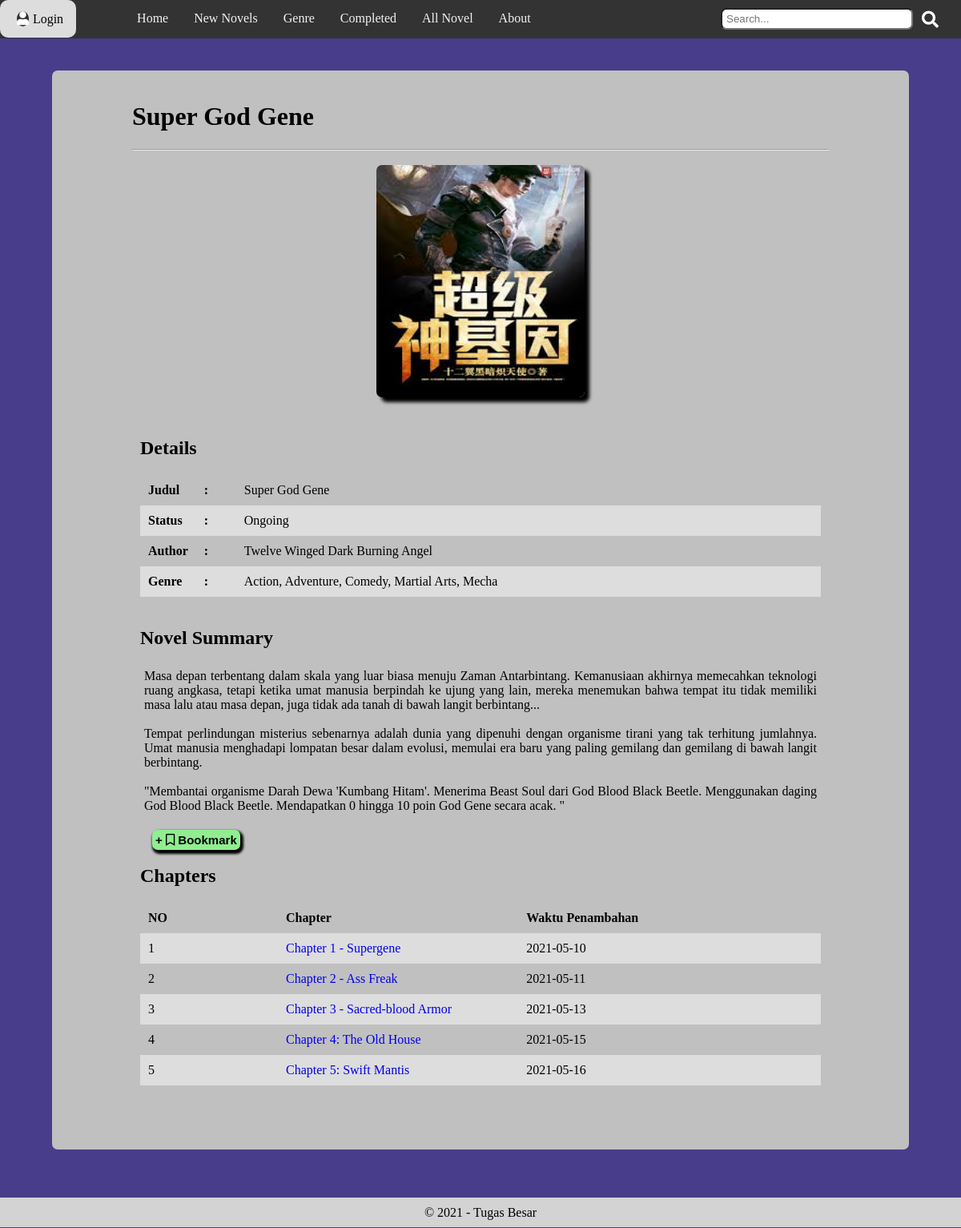
The page /NOVEL.php?id_novel=IDN-2 on the database its author committed.
### tables this page shows
CREATE TABLE `tb_chapters` (
  `id_ch` int(100) NOT NULL,
  `id_novel` varchar(100) NOT NULL,
  `no` varchar(30) NOT NULL,
  `chapter` varchar(100) NOT NULL,
  `isi` text NOT NULL,
  `tgl_masuk` date NOT NULL
);

CREATE TABLE `tb_novels` (
  `id_novel` varchar(30) NOT NULL,
  `judul_novel` varchar(50) NOT NULL,
  `gambar_novel` varchar(50) NOT NULL,
  `author_novel` varchar(50) NOT NULL,
  `status_novel` varchar(30) NOT NULL,
  `genre_novel` varchar(100) NOT NULL,
  `deskripsi_novel` text NOT NULL
);

### NOVEL.php (the view, shortened to what this page needs)
<?php
include('db/koneksi.php');
?>
<html>
<head>
  <link rel="stylesheet" href="https://pro.fontawesome.com/releases/v5.10.0/css/all.css"
 />
</head>
<body>
<div class="topnav">
<?php
  if (isset($_SESSION['user'])){
    echo "<a href='LOGOUT.php'><span class='iout'><i class='fad fa-sign-out-alt'></i></span>Logout</a>
          <a href='BOOKMARK.php' style='margin-right: 50px'><span class='ibookmark'><i class='far fa-bookmark'></i></span>Bookmark</a>";
  }
  else{
    echo "<a href='LOGIN.php' style='margin-right: 50px'><span class='iuser'><i class='fas fa-user'></i></span>Login</a>";
  }
?>
  <a href="HOME.php"><span class='ihome'><i class="fas fa-home-lg"></i></span>Home</a>
  <a href="NEW NOVELS.php">New Novels</a>
  <a href="GENRE.php">Genre</a>
  <a href="COMPLETED.php">Completed</a>
  <a href="AllNovel.php">All Novel</a>
  <a href="ABOUT.php">About</a>
  <form method="GET" action="AllNovel.php">
    <button class="isrc" type="submit" name="cari" style="width: 30px;"><i class="fas fa-search"></i></button>
    <input class="src" type="text" name="keyword" placeholder="Search...">
  </form>
</div>
<div class="konten">
  <?php
    $id = $_GET['id_novel'];
    if (isset($_GET['cari'])){
      $key = $_GET['keyword'];
      $cari = "SELECT * FROM tb_novels where judul_novel LIKE '%$key%'" ;
    }else{
      $cari = "SELECT tb_novels.*,tb_chapters.* FROM tb_novels,tb_chapters WHERE tb_novels.id_novel = '$id' AND tb_novels.id_novel=tb_chapters.id_novel";
    }
    $tampil = mysqli_query($koneksi, $cari);
    while ($data = mysqli_fetch_assoc($tampil)){
      ?>
  <br>
  <h1><?php echo $data['judul_novel']; ?></h1>
  <hr>
<div class="row">
      <div class="column">
        <img src="foto/<?php echo $data['gambar_novel']; ?>" alt="" class="gambar" style="display:block; margin-left:auto; margin-right:auto; border-radius: 7px; box-shadow: 6px 6px 4px black;">
      </div>
</div>
      <div class="column1">
        <h2>Details</h2>
        <table>
          <tr>
            <th>Judul</th>
            <th>:</th>
            <td><?php echo $data['judul_novel']; ?></td>
          </tr>
          <tr>
            <th>Status</th>
            <th>:</th>
            <td><?php echo $data['status_novel']; ?></td>
          </tr>
          <tr>
            <th>Author</th>
            <th>:</th>
            <td><?php echo $data['author_novel']; ?></td>
          </tr>
          <tr>
            <th>Genre</th>
            <th>:</th>
            <td><?php echo $data['genre_novel']; ?></td>
          </tr>
        </table><br>
        <h2>Novel Summary</h2>
        <p style="text-align: justify; padding: 5px;"><?php echo $data['deskripsi_novel']; ?></p>
        <?php
        if (isset($_SESSION['user'])){
          $bk = 0;
          $idn = $_GET['id_novel'];
          $user = $_SESSION['user'];
          $tmpl = mysqli_query($koneksi, "SELECT * FROM tb_bookmark");
          while ($data = mysqli_fetch_assoc($tmpl)){
            if ($idn == $data['id_novel']){
              $bk+=1;
            }
          }
          if ($bk == 0){
            echo "<a href='Tambah Bookmark.php?id_novel=".$idn."'><button class='addbk'>+ <i class='far fa-bookmark'></i> Bookmark</button></a>";
          }
          else{
            echo "<span style='margin-left:15px;'><i class='far fa-bookmark'><b> Added</b></i></span>";
          }
        }
        else{
          echo "<form method='POST'><button class='addbk' name='logn'>+ <i class='far fa-bookmark'></i> Bookmark</button></form>";
        }
        ?>
        <h2>Chapters</h2>
        <table>
          <tr>
            <th>NO</th>
            <th>Chapter</th>
            <th>Waktu Penambahan</th>
          </tr>
          <?php
          $no = 1;
          $tampil = mysqli_query($koneksi, "SELECT tb_novels.*,tb_chapters.* FROM tb_novels,tb_chapters WHERE tb_novels.id_novel = '$id' AND tb_novels.id_novel=tb_chapters.id_novel");
          while ($data = mysqli_fetch_assoc($tampil)){
            ?>
              <tr>
                <td><?php echo $no; ?></td>
                <td><?php echo "<a href='ISI CHAPTER.php?id_novel=".$data['id_novel']." && no=".$data['no']."'>".$data['chapter']."</a>"; ?></td>
                <td><?php echo $data['tgl_masuk']; ?></td>
              </tr>
              <?php $no++; ?>
          <?php
            } ?>
        </table>
      </div>
  <?php
    } ?>
</div>
<div class="footer">
  <p style="padding: 10px;">&copy; 2021 - Tugas Besar</p>
</div>
</body>
</html>

### NOVEL.php (style rules this page uses)
* { box-sizing: border-box; }
body { margin: 0; background-color: #483D8B }
.konten { margin-top: 40px; margin-left: 65px; margin-right: 65px; margin-bottom: 60px; background: #C0C0C0; padding-right: 100px; padding-left: 100px; padding-bottom: 70px; border-radius: 7px; }
.topnav { overflow: hidden; background-color: #333; }
.topnav a { float: left; display: block; color: #f2f2f2; text-align: center; padding: 14px 16px; text-decoration: none; }
.column { width: 100%; height: 320px; padding: 10px; }
.column1 { width: 100%; padding: 10px; }
.row:after { content: ""; display: table; clear: both; }
img { width: 260px; height: 290px; }
.footer { background-color: #D3D3D3; height: 37px; text-align: center; }
table { border-collapse: collapse; width: 100%; }
tr:nth-child(even) { background-color:#ddd; }
th { text-align: left; padding: 10px; width: 50px; }
td { text-align: left; align: left; padding: 10px; }
a { text-decoration: none; }
.src { float: right; margin: 10px 0px 10px 10px; height: 27px; width: 20%; border-radius: 7px; padding: 5px; }
.isrc { float: right; margin: 9px 25px 9px 5px; height: 30px; border:none; color: white; font-size: 21px; background-color: #333; }
.iuser { margin: 1px 5px; border:none; color: white; font-size: 17px; background-color: #333; border-radius: 50%; }
.addbk { margin-left:15px; padding : 4px; font-size: 15px; border: none; border-radius: 7px; background-color: lightgreen; font-weight: bold; box-shadow: 2px 3px 3px 2px black; }

### rows shown on the page
tb_chapters: id_novel.judul_novel "Super God Gene", id_novel.gambar_novel (picture), id_novel.status_novel "Ongoing", id_novel.author_novel "Twelve Winged Dark Burning Angel", id_novel.genre_novel "Action, Adventure, Comedy, Martial Arts, Mecha", id_novel.deskripsi_novel "Masa depan terbentang dalam skala yang luar biasa menuju Zaman Antarbintang. Kemanusiaan akhirnya memecahkan teknologi ruang angkasa, tetapi ketika umat manusia berpindah ke ujung yang lain, mereka menemukan bahwa tempat itu tidak memiliki masa lalu atau masa depan, juga tidak ada tanah di bawah langit berbintang... Tempat perlindungan misterius sebenarnya adalah dunia yang dipenuhi dengan organisme tirani yang tak terhitung jumlahnya. Umat manusia menghadapi lompatan besar dalam evolusi, memulai era baru yang paling gemilang dan gemilang di bawah langit berbintang. \"Membantai organisme Darah Dewa 'Kumbang Hitam'. Menerima Beast Soul dari God Blood Black Beetle. Menggunakan daging God Blood…", chapter "Chapter 1 - Supergene", tgl_masuk "2021-05-10"
tb_chapters: chapter "Chapter 2 - Ass Freak", tgl_masuk "2021-05-11"
tb_chapters: chapter "Chapter 3 - Sacred-blood Armor", tgl_masuk "2021-05-13"
tb_chapters: chapter "Chapter 4: The Old House", tgl_masuk "2021-05-15"
tb_chapters: chapter "Chapter 5: Swift Mantis", tgl_masuk "2021-05-16"
